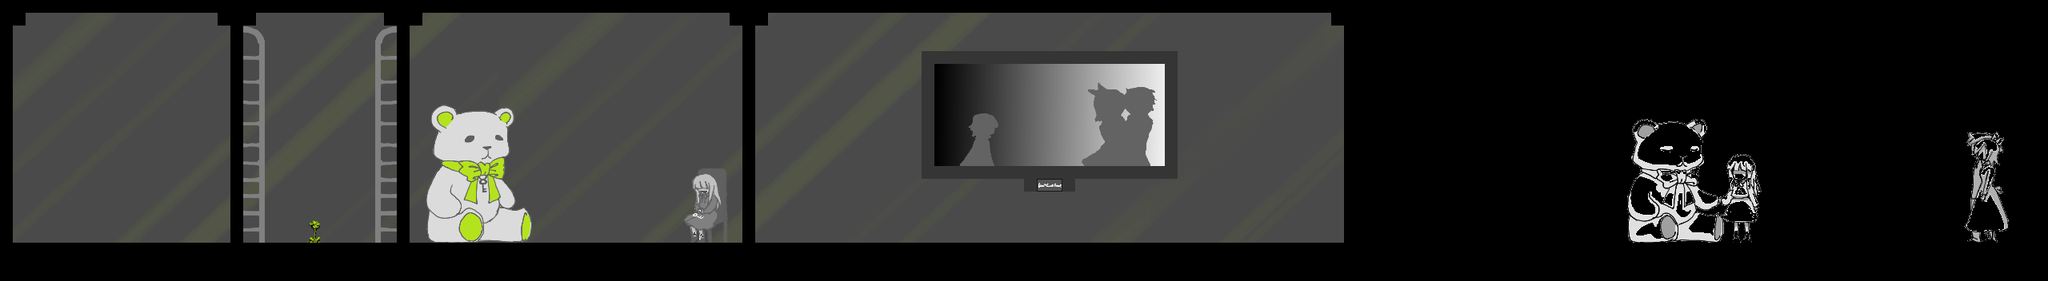

This game map was drawn from its Tiled (.tmx) file and the tilesets committed beside it. A one-line description and the trimmed map source follow:
An orthogonal 160x22 tile map with 16x16 px tiles, 4 tile layers (Background, Objects, GameObjects, Hitboxes), 3 hidden layers not drawn, 40 tilesets and 6 objects (LikkaAvain, NalleAvain, Gugga, TauluTitle, Hemmot, ...).

<map version="1.0" orientation="orthogonal" width="160" height="22" tilewidth="16" tileheight="16">
 <tileset firstgid="1" name="area01_level_tiles" tilewidth="16" tileheight="16">
  <image source="area01_level_tiles.png" trans="ff00ff" width="320" height="200" />
 </tileset>
 <tileset firstgid="241" name="page_background_1280" tilewidth="1280" tileheight="352">
  <image source="page_background_1280.png" width="1280" height="352" />
 </tileset>
 <tileset firstgid="242" name="RUN-animation-v0" tilewidth="16" tileheight="16">
  <image source="RUN animation v1.png" width="45" height="87" />
 </tileset>
 <tileset firstgid="252" name="Fixedsys_24_Bold" tilewidth="16" tileheight="16" spacing="1" margin="1">
  <image source="Fixedsys_24_Bold.png" trans="ffffff" width="1024" height="1024" />
 </tileset>
 <tileset firstgid="3852" name="tileeed" tilewidth="16" tileheight="16" spacing="1" margin="1">
  <image source="tileeed.png" trans="ffffff" width="800" height="600" />
 </tileset>
 <tileset firstgid="5497" name="BG" tilewidth="16" tileheight="16" spacing="1" margin="1">
  <image source="BG.png" trans="ffffff" width="1920" height="352" />
 </tileset>
 <tileset firstgid="7737" name="tileeed" tilewidth="16" tileheight="16" spacing="1" margin="1">
  <image source="tileeed.png" trans="ffffff" width="800" height="600" />
 </tileset>
 <tileset firstgid="9382" name="paintint" tilewidth="16" tileheight="16" spacing="1" margin="1">
  <image source="paintint.png" trans="ffffff" width="320" height="144" />
 </tileset>
 <tileset firstgid="9526" name="paintint" tilewidth="16" tileheight="16" spacing="1" margin="1">
  <image source="paintint.png" trans="ffffff" width="320" height="144" />
 </tileset>
 <tileset firstgid="9670" name="page_background_1280" tilewidth="4" tileheight="4" spacing="1" margin="1">
  <image source="page_background_1280.png" trans="ffffff" width="1280" height="352" />
 </tileset>
 <tileset firstgid="27590" name="flowerbase" tilewidth="48" tileheight="64">
  <image source="flowerbase.png" trans="ffffff" width="48" height="64" />
 </tileset>
 <tileset firstgid="27591" name="flowerbase2" tilewidth="24" tileheight="32">
  <image source="flowerbase2.png" trans="ffffff" width="19" height="32" />
 </tileset>
 <tileset firstgid="27591" name="flowerbase2" tilewidth="24" tileheight="32">
  <image source="flowerbase2.png" trans="ffffff" width="19" height="32" />
 </tileset>
 <tileset firstgid="27591" name="tileeed" tilewidth="16" tileheight="16">
  <image source="tileeed.png" trans="ffffff" width="800" height="600" />
 </tileset>
 <tileset firstgid="29441" name="teddy" tilewidth="144" tileheight="176">
  <image source="teddy.png" trans="ffffff" width="144" height="176" />
 </tileset>
 <tileset firstgid="29442" name="tileeed" tilewidth="16" tileheight="16">
  <image source="tileeed.png" trans="ffffff" width="800" height="600" />
 </tileset>
 <tileset firstgid="31292" name="keygirl" tilewidth="64" tileheight="96">
  <image source="keygirl.png" trans="ffffff" width="64" height="96" />
 </tileset>
 <tileset firstgid="31293" name="keygirl" tilewidth="64" tileheight="96">
  <image source="keygirl.png" trans="ffffff" width="64" height="96" />
 </tileset>
 <tileset firstgid="31294" name="tileeed" tilewidth="16" tileheight="16">
  <image source="tileeed.png" trans="ffffff" width="800" height="600" />
 </tileset>
 <tileset firstgid="33144" name="pipe" tilewidth="32" tileheight="272">
  <image source="pipe.png" trans="ffffff" width="32" height="272" />
 </tileset>
 <tileset firstgid="33145" name="BG" tilewidth="16" tileheight="16">
  <image source="BG.png" trans="ffffff" width="1920" height="352" />
 </tileset>
 <tileset firstgid="35785" name="BG" tilewidth="16" tileheight="16">
  <image source="BG.png" width="1920" height="352" />
 </tileset>
 <tileset firstgid="38425" name="title" tilewidth="32" tileheight="16">
  <image source="title.png" width="32" height="16" />
 </tileset>
 <tileset firstgid="38426" name="title" tilewidth="32" tileheight="16">
  <image source="title.png" width="32" height="16" />
 </tileset>
 <tileset firstgid="38427" name="title" tilewidth="16" tileheight="16">
  <image source="title.png" trans="ffffff" width="32" height="16" />
 </tileset>
 <tileset firstgid="38429" name="title" tilewidth="32" tileheight="16">
  <image source="title.png" trans="ffffff" width="32" height="16" />
 </tileset>
 <tileset firstgid="38430" name="title" tilewidth="16" tileheight="16">
  <image source="title.png" trans="ffffff" width="32" height="16" />
 </tileset>
 <tileset firstgid="38432" name="tileeed" tilewidth="16" tileheight="16">
  <image source="tileeed.png" trans="ffffff" width="800" height="600" />
 </tileset>
 <tileset firstgid="40282" name="get&amp;g" tilewidth="16" tileheight="16">
  <image source="get&amp;g.png" trans="ffffff" width="176" height="160" />
 </tileset>
 <tileset firstgid="40392" name="get&amp;g" tilewidth="16" tileheight="16">
  <image source="get&amp;g.png" trans="ffffff" width="176" height="160" />
 </tileset>
 <tileset firstgid="40502" name="parents" tilewidth="16" tileheight="16">
  <image source="parents.png" trans="ffffff" width="64" height="144" />
 </tileset>
 <tileset firstgid="40538" name="keygirl" tilewidth="16" tileheight="16">
  <image source="keygirl.png" trans="ffffff" width="64" height="96" />
 </tileset>
 <tileset firstgid="40562" name="keygirl" tilewidth="16" tileheight="16">
  <image source="keygirl.png" trans="ffffff" width="64" height="96" />
 </tileset>
 <tileset firstgid="40586" name="gwk" tilewidth="16" tileheight="16">
  <image source="gwk.png" trans="ffffff" width="64" height="96" />
 </tileset>
 <tileset firstgid="40610" name="keygirl" tilewidth="16" tileheight="16">
  <image source="keygirl.png" width="64" height="96" />
 </tileset>
 <tileset firstgid="40634" name="flowerbase" tilewidth="16" tileheight="16">
  <image source="flowerbase.png" width="48" height="64" />
 </tileset>
 <tileset firstgid="40646" name="flowerbase2" tilewidth="16" tileheight="16">
  <image source="flowerbase2.png" width="19" height="32" />
 </tileset>
 <tileset firstgid="40648" name="flowerbase2" tilewidth="16" tileheight="16">
  <image source="flowerbase2.png" width="19" height="32" />
 </tileset>
 <tileset firstgid="40650" name="flowerbase2" tilewidth="16" tileheight="16">
  <image source="flowerbase2.png" width="19" height="32" />
 </tileset>
 <tileset firstgid="40652" name="flowerbase" tilewidth="16" tileheight="16">
  <image source="flowerbase.png" width="48" height="64" />
 </tileset>
 <layer name="Background" width="160" height="22">
  <data>[3520 cells, 3520 non-empty, 3441 distinct tile ids]</data>
 </layer>
 <layer name="BackgroundProps" width="160" height="22" visible="0">
  <data>[3520 cells, 23 non-empty, 6 distinct tile ids]</data>
 </layer>
 <layer name="Objects" width="160" height="22">
  <data>[3520 cells, 758 non-empty, 10 distinct tile ids]</data>
 </layer>
 <layer name="ForegoundProps" width="160" height="22" visible="0">
  <data>[3520 cells, 13 non-empty, 9 distinct tile ids]</data>
 </layer>
 <layer name="player" width="160" height="22" visible="0" opacity="0.9">
  <data>[3520 cells, 8 non-empty, 8 distinct tile ids]</data>
 </layer>
 <layer name="GameObjects" width="160" height="22">
  <data>[3520 cells, 379 non-empty, 321 distinct tile ids]</data>
 </layer>
 <objectgroup name="Properties" width="160" height="22">
  <object name="LikkaAvain" x="864" y="256" width="16" height="16" />
  <object name="NalleAvain" x="592" y="224" width="16" height="16" />
  <object name="Gugga" x="384" y="272" width="16" height="32" />
  <object name="TauluTitle" x="1296" y="224" width="32" height="16" />
  <object name="Hemmot" x="1344" y="96" width="96" height="112" />
  <object name="Ligga" x="1200" y="128" width="48" height="80" />
 </objectgroup>
 <layer name="Hitboxes" width="160" height="22">
  <data>[3520 cells, 0 non-empty, 0 distinct tile ids]</data>
 </layer>
</map>
